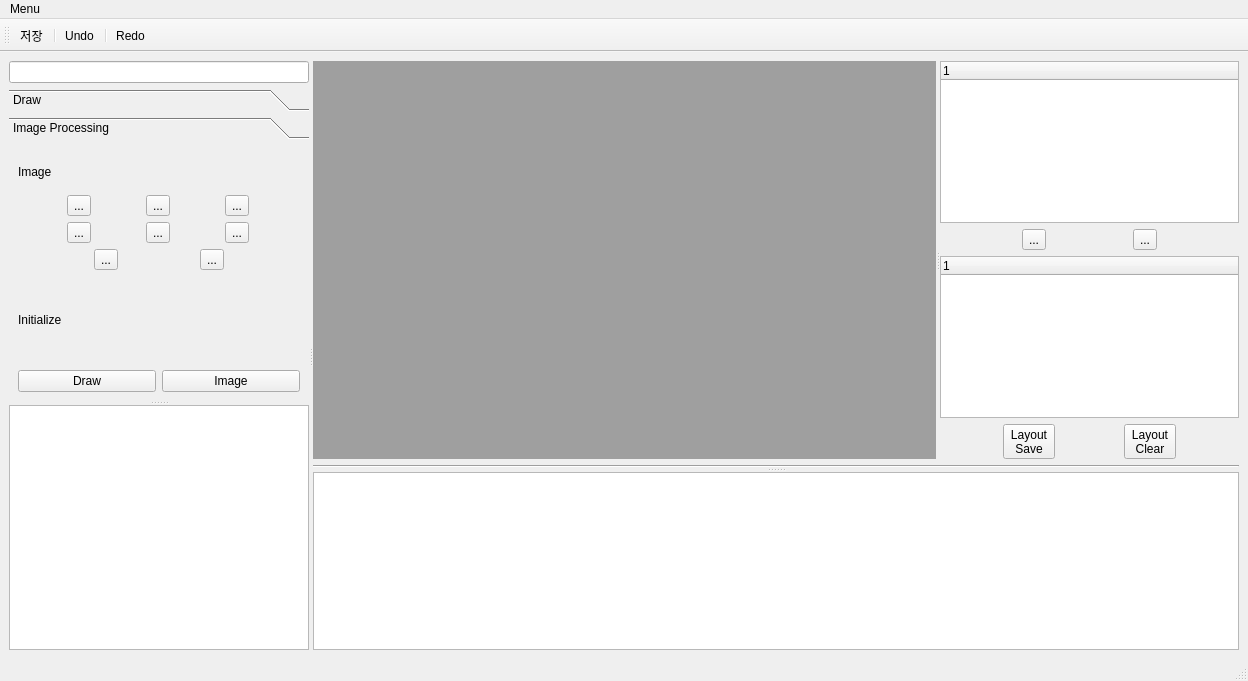
<?xml version="1.0" encoding="UTF-8"?>
<ui version="4.0">
 <class>MainWindow</class>
 <widget class="QMainWindow" name="MainWindow">
  <property name="geometry">
   <rect>
    <x>0</x>
    <y>0</y>
    <width>1248</width>
    <height>681</height>
   </rect>
  </property>
  <property name="windowTitle">
   <string>MainWindow</string>
  </property>
  <widget class="QWidget" name="centralwidget">
   <layout class="QVBoxLayout" name="verticalLayout_13">
    <item>
     <widget class="QSplitter" name="splitter3">
      <property name="orientation">
       <enum>Qt::Horizontal</enum>
      </property>
      <widget class="QSplitter" name="splitter10">
       <property name="orientation">
        <enum>Qt::Vertical</enum>
       </property>
       <widget class="QWidget" name="layoutWidget">
        <layout class="QVBoxLayout" name="verticalLayout_12">
         <item>
          <widget class="QLineEdit" name="lineEdit"/>
         </item>
         <item>
          <widget class="QToolBox" name="toolBox">
           <property name="currentIndex">
            <number>1</number>
           </property>
           <widget class="QWidget" name="page">
            <property name="geometry">
             <rect>
              <x>0</x>
              <y>0</y>
              <width>229</width>
              <height>282</height>
             </rect>
            </property>
            <attribute name="label">
             <string>Draw</string>
            </attribute>
            <layout class="QVBoxLayout" name="verticalLayout_11">
             <item>
              <layout class="QVBoxLayout" name="verticalLayout_5">
               <item>
                <layout class="QVBoxLayout" name="verticalLayout">
                 <item>
                  <widget class="QLabel" name="label">
                   <property name="text">
                    <string>Brush</string>
                   </property>
                  </widget>
                 </item>
                 <item>
                  <layout class="QHBoxLayout" name="horizontalLayout_4">
                   <item>
                    <widget class="QToolButton" name="BrushtoolButton">
                     <property name="text">
                      <string>Brush</string>
                     </property>
                     <property name="icon">
                      <iconset resource="Image.qrc">
                       <normaloff>:/Image/draw2.png</normaloff>:/Image/draw2.png</iconset>
                     </property>
                    </widget>
                   </item>
                   <item>
                    <widget class="QSpinBox" name="spinBox"/>
                   </item>
                  </layout>
                 </item>
                </layout>
               </item>
               <item>
                <layout class="QVBoxLayout" name="verticalLayout_3">
                 <item>
                  <widget class="QLabel" name="label_2">
                   <property name="text">
                    <string>Figure</string>
                   </property>
                  </widget>
                 </item>
                 <item>
                  <layout class="QHBoxLayout" name="horizontalLayout_5">
                   <item>
                    <widget class="QToolButton" name="CircletoolButton">
                     <property name="text">
                      <string>...</string>
                     </property>
                     <property name="icon">
                      <iconset resource="Image.qrc">
                       <normaloff>:/Image/circle2.png</normaloff>:/Image/circle2.png</iconset>
                     </property>
                     <property name="iconSize">
                      <size>
                       <width>30</width>
                       <height>30</height>
                      </size>
                     </property>
                    </widget>
                   </item>
                   <item>
                    <widget class="QToolButton" name="RectangletoolButton">
                     <property name="text">
                      <string>...</string>
                     </property>
                     <property name="icon">
                      <iconset resource="Image.qrc">
                       <normaloff>:/Image/triangle2.png</normaloff>:/Image/triangle2.png</iconset>
                     </property>
                     <property name="iconSize">
                      <size>
                       <width>30</width>
                       <height>30</height>
                      </size>
                     </property>
                    </widget>
                   </item>
                   <item>
                    <widget class="QToolButton" name="TriangletoolButton">
                     <property name="text">
                      <string>...</string>
                     </property>
                     <property name="icon">
                      <iconset resource="Image.qrc">
                       <normaloff>:/Image/rectangle2.png</normaloff>:/Image/rectangle2.png</iconset>
                     </property>
                     <property name="iconSize">
                      <size>
                       <width>30</width>
                       <height>30</height>
                      </size>
                     </property>
                    </widget>
                   </item>
                   <item>
                    <widget class="QToolButton" name="ArrowtoolButton">
                     <property name="text">
                      <string>...</string>
                     </property>
                     <property name="icon">
                      <iconset resource="Image.qrc">
                       <normaloff>:/Image/arrow3.png</normaloff>:/Image/arrow3.png</iconset>
                     </property>
                     <property name="iconSize">
                      <size>
                       <width>30</width>
                       <height>30</height>
                      </size>
                     </property>
                    </widget>
                   </item>
                  </layout>
                 </item>
                </layout>
               </item>
               <item>
                <layout class="QVBoxLayout" name="verticalLayout_4">
                 <item>
                  <widget class="QLabel" name="label_3">
                   <property name="text">
                    <string>Measure</string>
                   </property>
                  </widget>
                 </item>
                 <item>
                  <layout class="QHBoxLayout" name="horizontalLayout_6">
                   <item>
                    <widget class="QToolButton" name="RulertoolButton">
                     <property name="text">
                      <string>...</string>
                     </property>
                     <property name="icon">
                      <iconset resource="Image.qrc">
                       <normaloff>:/Image/ruler.png</normaloff>:/Image/ruler.png</iconset>
                     </property>
                     <property name="iconSize">
                      <size>
                       <width>30</width>
                       <height>30</height>
                      </size>
                     </property>
                    </widget>
                   </item>
                   <item>
                    <widget class="QToolButton" name="MeasuretoolButton">
                     <property name="text">
                      <string>...</string>
                     </property>
                     <property name="icon">
                      <iconset resource="Image.qrc">
                       <normaloff>:/Image/measure.png</normaloff>:/Image/measure.png</iconset>
                     </property>
                     <property name="iconSize">
                      <size>
                       <width>30</width>
                       <height>30</height>
                      </size>
                     </property>
                    </widget>
                   </item>
                   <item>
                    <widget class="QToolButton" name="ProtractortoolButton">
                     <property name="text">
                      <string>...</string>
                     </property>
                     <property name="icon">
                      <iconset resource="Image.qrc">
                       <normaloff>:/Image/progtractor.png</normaloff>:/Image/progtractor.png</iconset>
                     </property>
                     <property name="iconSize">
                      <size>
                       <width>30</width>
                       <height>30</height>
                      </size>
                     </property>
                    </widget>
                   </item>
                  </layout>
                 </item>
                </layout>
               </item>
               <item>
                <widget class="QToolButton" name="ColortoolButton">
                 <property name="layoutDirection">
                  <enum>Qt::LeftToRight</enum>
                 </property>
                 <property name="text">
                  <string>Color</string>
                 </property>
                 <property name="icon">
                  <iconset resource="Image.qrc">
                   <normaloff>:/Image/color.png</normaloff>:/Image/color.png</iconset>
                 </property>
                 <property name="iconSize">
                  <size>
                   <width>150</width>
                   <height>15</height>
                  </size>
                 </property>
                </widget>
               </item>
              </layout>
             </item>
            </layout>
           </widget>
           <widget class="QWidget" name="page_3">
            <property name="geometry">
             <rect>
              <x>0</x>
              <y>0</y>
              <width>229</width>
              <height>282</height>
             </rect>
            </property>
            <attribute name="label">
             <string>Image Processing</string>
            </attribute>
            <layout class="QVBoxLayout" name="verticalLayout_10">
             <item>
              <layout class="QVBoxLayout" name="verticalLayout_9">
               <item>
                <layout class="QVBoxLayout" name="verticalLayout_8">
                 <item>
                  <widget class="QLabel" name="label_4">
                   <property name="text">
                    <string>Image</string>
                   </property>
                  </widget>
                 </item>
                 <item>
                  <layout class="QVBoxLayout" name="verticalLayout_6">
                   <item>
                    <layout class="QHBoxLayout" name="horizontalLayout_7">
                     <item>
                      <widget class="QToolButton" name="ColortoolButton_9">
                       <property name="text">
                        <string>...</string>
                       </property>
                       <property name="icon">
                        <iconset resource="Image.qrc">
                         <normaloff>:/Image/colorreversal.png</normaloff>:/Image/colorreversal.png</iconset>
                       </property>
                       <property name="iconSize">
                        <size>
                         <width>30</width>
                         <height>30</height>
                        </size>
                       </property>
                      </widget>
                     </item>
                     <item>
                      <widget class="QToolButton" name="ColortoolButton_7">
                       <property name="text">
                        <string>...</string>
                       </property>
                       <property name="icon">
                        <iconset resource="Image.qrc">
                         <normaloff>:/Image/colorreversal.png</normaloff>:/Image/colorreversal.png</iconset>
                       </property>
                       <property name="iconSize">
                        <size>
                         <width>30</width>
                         <height>30</height>
                        </size>
                       </property>
                      </widget>
                     </item>
                     <item>
                      <widget class="QToolButton" name="ColortoolButton_8">
                       <property name="text">
                        <string>...</string>
                       </property>
                       <property name="icon">
                        <iconset resource="Image.qrc">
                         <normaloff>:/Image/reversal.png</normaloff>:/Image/reversal.png</iconset>
                       </property>
                       <property name="iconSize">
                        <size>
                         <width>30</width>
                         <height>30</height>
                        </size>
                       </property>
                      </widget>
                     </item>
                    </layout>
                   </item>
                   <item>
                    <layout class="QHBoxLayout" name="horizontalLayout_8">
                     <item>
                      <widget class="QToolButton" name="SharpentoolButton">
                       <property name="text">
                        <string>...</string>
                       </property>
                       <property name="icon">
                        <iconset resource="Image.qrc">
                         <normaloff>:/Image/sharpen.png</normaloff>:/Image/sharpen.png</iconset>
                       </property>
                       <property name="iconSize">
                        <size>
                         <width>30</width>
                         <height>30</height>
                        </size>
                       </property>
                      </widget>
                     </item>
                     <item>
                      <widget class="QToolButton" name="ColortoolButton_10">
                       <property name="text">
                        <string>...</string>
                       </property>
                       <property name="icon">
                        <iconset resource="Image.qrc">
                         <normaloff>:/Image/bright.png</normaloff>:/Image/bright.png</iconset>
                       </property>
                       <property name="iconSize">
                        <size>
                         <width>30</width>
                         <height>30</height>
                        </size>
                       </property>
                      </widget>
                     </item>
                     <item>
                      <widget class="QToolButton" name="ColortoolButton_12">
                       <property name="text">
                        <string>...</string>
                       </property>
                       <property name="icon">
                        <iconset resource="Image.qrc">
                         <normaloff>:/Image/panning.png</normaloff>:/Image/panning.png</iconset>
                       </property>
                       <property name="iconSize">
                        <size>
                         <width>30</width>
                         <height>30</height>
                        </size>
                       </property>
                      </widget>
                     </item>
                    </layout>
                   </item>
                   <item>
                    <layout class="QHBoxLayout" name="horizontalLayout_9">
                     <item>
                      <widget class="QToolButton" name="ColortoolButton_6">
                       <property name="text">
                        <string>...</string>
                       </property>
                       <property name="icon">
                        <iconset resource="Image.qrc">
                         <normaloff>:/Image/rotate.png</normaloff>:/Image/rotate.png</iconset>
                       </property>
                       <property name="iconSize">
                        <size>
                         <width>30</width>
                         <height>30</height>
                        </size>
                       </property>
                      </widget>
                     </item>
                     <item>
                      <widget class="QToolButton" name="ColortoolButton_11">
                       <property name="text">
                        <string>...</string>
                       </property>
                       <property name="icon">
                        <iconset resource="Image.qrc">
                         <normaloff>:/Image/zoom.png</normaloff>:/Image/zoom.png</iconset>
                       </property>
                       <property name="iconSize">
                        <size>
                         <width>30</width>
                         <height>30</height>
                        </size>
                       </property>
                      </widget>
                     </item>
                    </layout>
                   </item>
                  </layout>
                 </item>
                </layout>
               </item>
               <item>
                <layout class="QVBoxLayout" name="verticalLayout_7">
                 <item>
                  <widget class="QLabel" name="label_5">
                   <property name="text">
                    <string>Initialize</string>
                   </property>
                  </widget>
                 </item>
                 <item>
                  <layout class="QHBoxLayout" name="horizontalLayout_10">
                   <item>
                    <widget class="QPushButton" name="pushButton_3">
                     <property name="text">
                      <string>Draw</string>
                     </property>
                    </widget>
                   </item>
                   <item>
                    <widget class="QPushButton" name="pushButton_4">
                     <property name="text">
                      <string>Image</string>
                     </property>
                    </widget>
                   </item>
                  </layout>
                 </item>
                </layout>
               </item>
              </layout>
             </item>
            </layout>
           </widget>
          </widget>
         </item>
        </layout>
       </widget>
       <widget class="QTableView" name="patientTableView">
        <property name="alternatingRowColors">
         <bool>true</bool>
        </property>
        <property name="selectionBehavior">
         <enum>QAbstractItemView::SelectRows</enum>
        </property>
        <attribute name="verticalHeaderDefaultSectionSize">
         <number>15</number>
        </attribute>
       </widget>
      </widget>
      <widget class="QSplitter" name="splitter2">
       <property name="orientation">
        <enum>Qt::Vertical</enum>
       </property>
       <widget class="QWidget" name="layoutWidget">
        <layout class="QVBoxLayout" name="verticalLayout_14">
         <item>
          <widget class="QSplitter" name="splitter">
           <property name="orientation">
            <enum>Qt::Horizontal</enum>
           </property>
           <widget class="QMdiArea" name="mdiArea">
            <property name="viewMode">
             <enum>QMdiArea::TabbedView</enum>
            </property>
           </widget>
           <widget class="QWidget" name="layoutWidget">
            <layout class="QVBoxLayout" name="verticalLayout_2">
             <item>
              <widget class="QTreeWidget" name="treeWidget">
               <column>
                <property name="text">
                 <string notr="true">1</string>
                </property>
               </column>
              </widget>
             </item>
             <item>
              <layout class="QHBoxLayout" name="horizontalLayout">
               <item>
                <spacer name="horizontalSpacer_3">
                 <property name="orientation">
                  <enum>Qt::Horizontal</enum>
                 </property>
                 <property name="sizeHint" stdset="0">
                  <size>
                   <width>18</width>
                   <height>20</height>
                  </size>
                 </property>
                </spacer>
               </item>
               <item>
                <widget class="QToolButton" name="toolButton">
                 <property name="text">
                  <string>...</string>
                 </property>
                </widget>
               </item>
               <item>
                <spacer name="horizontalSpacer">
                 <property name="orientation">
                  <enum>Qt::Horizontal</enum>
                 </property>
                 <property name="sizeHint" stdset="0">
                  <size>
                   <width>18</width>
                   <height>20</height>
                  </size>
                 </property>
                </spacer>
               </item>
               <item>
                <widget class="QToolButton" name="toolButton_2">
                 <property name="text">
                  <string>...</string>
                 </property>
                </widget>
               </item>
               <item>
                <spacer name="horizontalSpacer_2">
                 <property name="orientation">
                  <enum>Qt::Horizontal</enum>
                 </property>
                 <property name="sizeHint" stdset="0">
                  <size>
                   <width>18</width>
                   <height>20</height>
                  </size>
                 </property>
                </spacer>
               </item>
              </layout>
             </item>
             <item>
              <widget class="QTreeWidget" name="treeWidget_2">
               <column>
                <property name="text">
                 <string notr="true">1</string>
                </property>
               </column>
              </widget>
             </item>
             <item>
              <layout class="QHBoxLayout" name="horizontalLayout_2">
               <item>
                <spacer name="horizontalSpacer_4">
                 <property name="orientation">
                  <enum>Qt::Horizontal</enum>
                 </property>
                 <property name="sizeHint" stdset="0">
                  <size>
                   <width>18</width>
                   <height>20</height>
                  </size>
                 </property>
                </spacer>
               </item>
               <item>
                <widget class="QToolButton" name="toolButton_3">
                 <property name="text">
                  <string>Layout
Save</string>
                 </property>
                </widget>
               </item>
               <item>
                <spacer name="horizontalSpacer_5">
                 <property name="orientation">
                  <enum>Qt::Horizontal</enum>
                 </property>
                 <property name="sizeHint" stdset="0">
                  <size>
                   <width>18</width>
                   <height>20</height>
                  </size>
                 </property>
                </spacer>
               </item>
               <item>
                <widget class="QToolButton" name="toolButton_4">
                 <property name="text">
                  <string>Layout
Clear</string>
                 </property>
                </widget>
               </item>
               <item>
                <spacer name="horizontalSpacer_6">
                 <property name="orientation">
                  <enum>Qt::Horizontal</enum>
                 </property>
                 <property name="sizeHint" stdset="0">
                  <size>
                   <width>18</width>
                   <height>20</height>
                  </size>
                 </property>
                </spacer>
               </item>
              </layout>
             </item>
            </layout>
           </widget>
          </widget>
         </item>
         <item>
          <widget class="Line" name="line">
           <property name="orientation">
            <enum>Qt::Horizontal</enum>
           </property>
          </widget>
         </item>
        </layout>
       </widget>
       <widget class="QWidget" name="layoutWidget">
        <layout class="QVBoxLayout" name="verticalLayout_15">
         <item>
          <spacer name="verticalSpacer">
           <property name="orientation">
            <enum>Qt::Vertical</enum>
           </property>
           <property name="sizeHint" stdset="0">
            <size>
             <width>20</width>
             <height>12</height>
            </size>
           </property>
          </spacer>
         </item>
         <item>
          <widget class="QListWidget" name="listWidget"/>
         </item>
        </layout>
       </widget>
      </widget>
     </widget>
    </item>
   </layout>
  </widget>
  <widget class="QMenuBar" name="menubar">
   <property name="geometry">
    <rect>
     <x>0</x>
     <y>0</y>
     <width>1248</width>
     <height>17</height>
    </rect>
   </property>
   <widget class="QMenu" name="menuMenu">
    <property name="title">
     <string>Menu</string>
    </property>
   </widget>
   <addaction name="menuMenu"/>
  </widget>
  <widget class="QStatusBar" name="statusbar"/>
  <widget class="QToolBar" name="toolBar">
   <property name="windowTitle">
    <string>toolBar</string>
   </property>
   <attribute name="toolBarArea">
    <enum>TopToolBarArea</enum>
   </attribute>
   <attribute name="toolBarBreak">
    <bool>false</bool>
   </attribute>
   <addaction name="actionSave"/>
   <addaction name="separator"/>
   <addaction name="actionUndo"/>
   <addaction name="separator"/>
   <addaction name="actionRedo"/>
  </widget>
  <action name="actionSave">
   <property name="text">
    <string>저장</string>
   </property>
  </action>
  <action name="actionRedo">
   <property name="text">
    <string>Redo</string>
   </property>
  </action>
  <action name="actionUndo">
   <property name="text">
    <string>Undo</string>
   </property>
  </action>
 </widget>
 <resources>
  <include location="Image.qrc"/>
 </resources>
 <connections/>
</ui>
